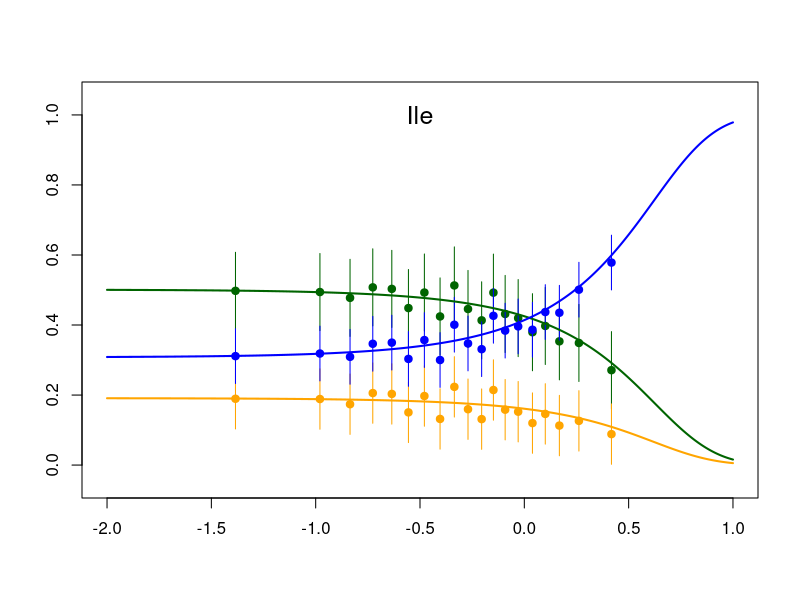
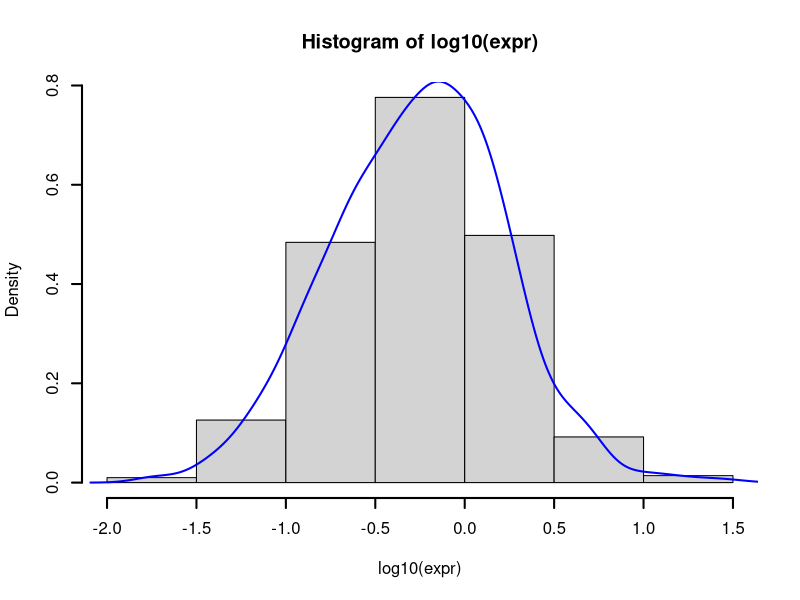

Generate these figures, in order, with R:


dm <- runif(2, -0.5, 0.5)
deta <- runif(2, -1, 1)

s <- 1.1
phi <- seq(0.01, 10, by = 0.01)
expr <- rlnorm(1000, -(s^2)/2, s)

c.prob <- matrix(NA, ncol=3, nrow=1000)
c.prob[,1] <- exp(-dm[1] - deta[1] * phi)
c.prob[,2] <- exp(-dm[2] - deta[2] * phi)
c.prob[,3] <- 1
c.prob <- c.prob[,1:3]/rowSums(c.prob)

pdf(file = "~/Documents/Dissertation/papers/bioinformatics/dummy_cub.pdf", width = 5, height = 4.5)
log.phi <- log10(phi)
xlimit <- range(log.phi, na.rm = T)
plot(NULL, NULL, xlim=xlimit, ylim=c(-0.05,1.05), 
     xlab = "", ylab="", axes = T, lwd=2)

color <- c("darkgreen", "orange", "blue")

quantiles <- c(0, quantile(expr, probs = seq(0.05, 0.95, 0.05), na.rm = T))
mid.points <- NULL
for(i in 2:length(quantiles))
  mid.points <- c(mid.points, (quantiles[i] + quantiles[i-1])/2)

mid.prob <- matrix(NA, ncol=3, nrow=19)
mid.prob[,1] <- exp(-dm[1] - deta[1] * mid.points)
mid.prob[,2] <- exp(-dm[2] - deta[2] * mid.points)
mid.prob[,3] <- 1
mid.prob <- (mid.prob[,1:3]/rowSums(mid.prob))  + runif(19, -0.05, 0.05)

sd.val <- rep(0.1, 19) + runif(19, -0.05, 0.05)  

for(i in 1:3){
  points(log10(mid.points), mid.prob[, i], col=color[i], pch = 19)
  segments(log10(mid.points), mid.prob[, i] - sd.val[i], log10(mid.points), mid.prob[, i] + sd.val[i], col=color[i])
}

for(i in 1:3)
  lines(log.phi, c.prob[, i], col=color[i], lwd = 2)

text(mean(xlimit), 1, "Ile", cex = 1.5)
dev.off()


pdf(file = "~/Documents/Dissertation/papers/bioinformatics/dummy_expr_hist.pdf", width = 5, height = 4.5)
hist(log10(expr), lwd=2, freq = F)
lines(density(log10(expr)), lwd=2, col="blue")
dev.off()

